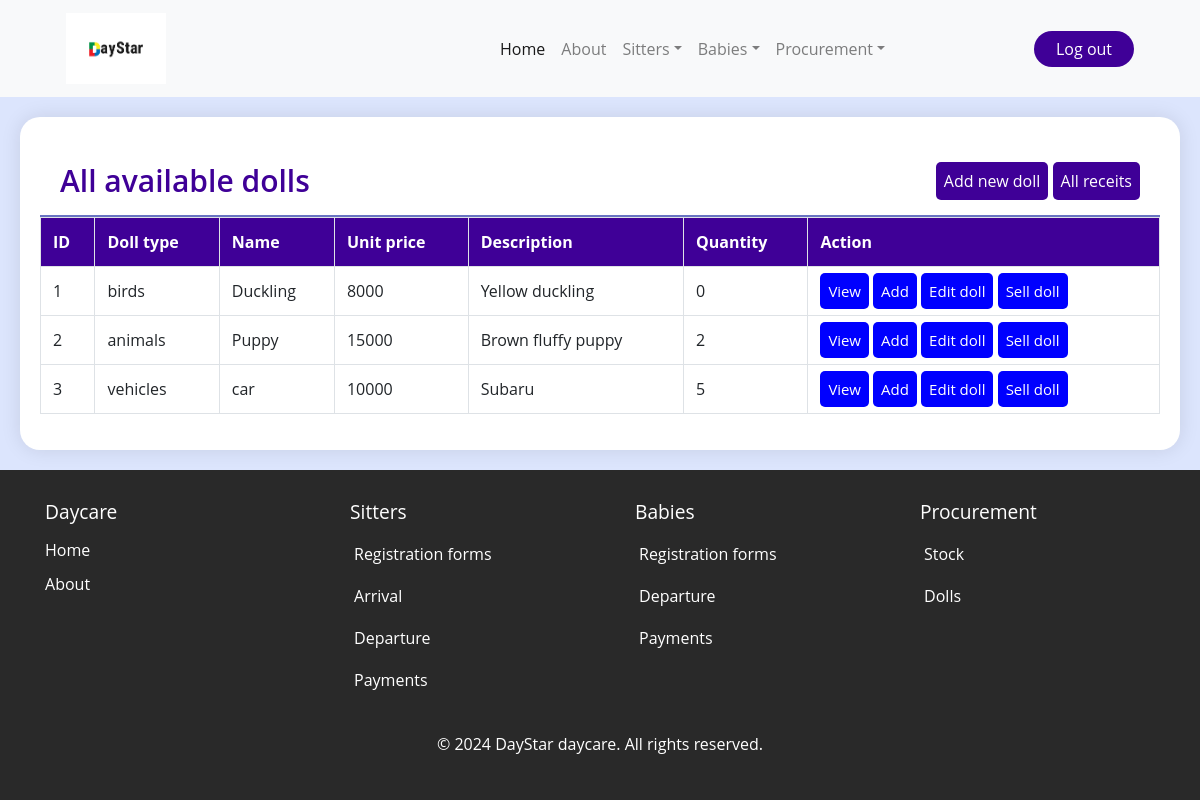
The app's page /doll_list/ (signed in), older data.
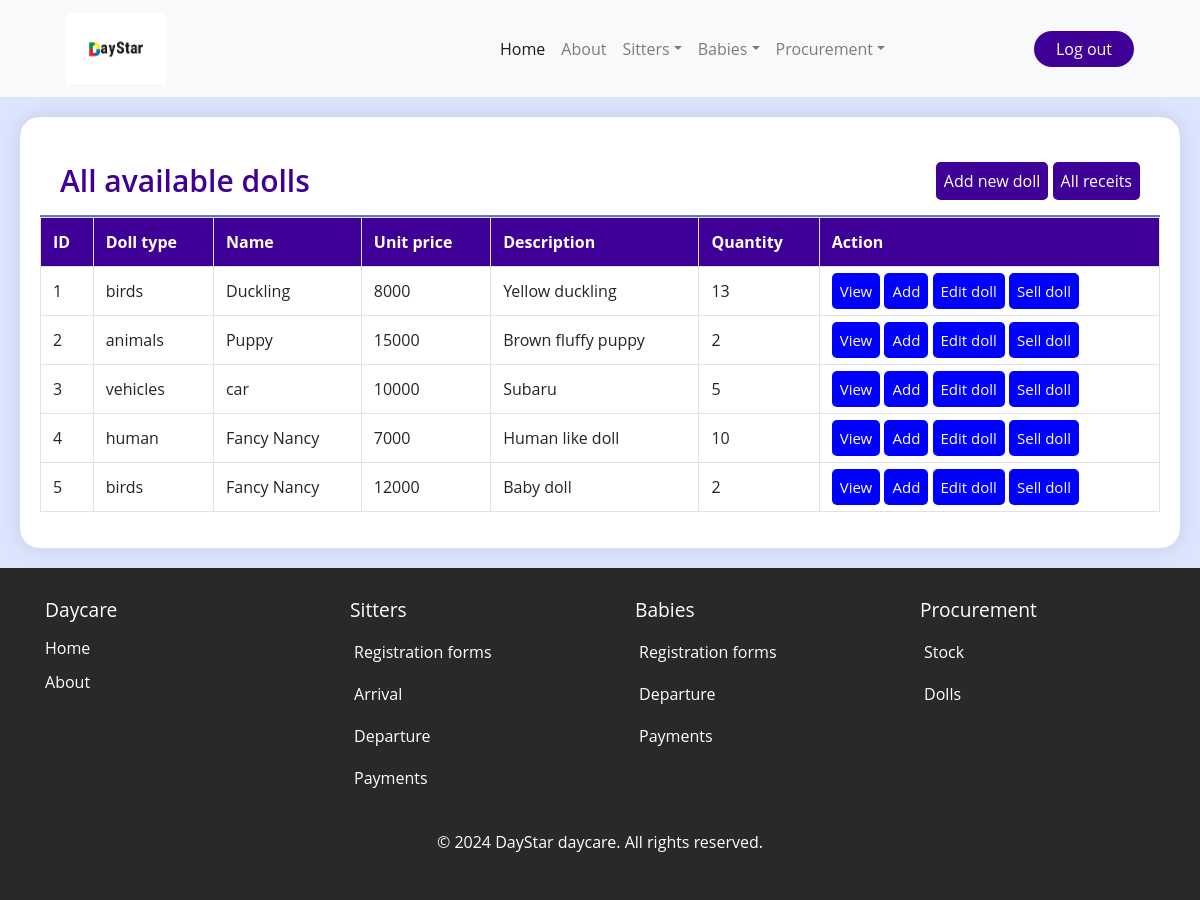
The same page, newer data.
### daystarApp/models.py (models this page shows, shortened)
class Doll(models.Model):
    doll_id = models.AutoField(primary_key=True)
    doll_type = models.CharField(choices=[('birds', 'Birds'),('animals', 'Animals'),('vehicles','Vehicles'),('human','Human'),('other','Other')], max_length=20)
    doll_name = models.CharField( max_length=20)
    doll_price = models.IntegerField( null=True, blank=True, default=0)
    doll_description = models.TextField( max_length=30, blank=True, null=True)
    doll_quantity = models.IntegerField( null=True, blank=True, default=0)

### daystarApp/views.py (the view)
# urls.py: path('doll_list/', views.doll_list, name='doll_list'),
@login_required
def doll_list(request):
    dolls_list = Doll.objects.all()
    return render(request, 'daystarApp/doll_list.html', {'dolls_list':dolls_list})

### daystarApp/templates/daystarApp/doll_list.html (shortened to what this page needs)
{% extends 'daystarApp/base.html' %}
{% load static %}
{% block content %}
<div class="table-container">
    <div class="report-header">
        <h1 class="recent-Articles">All available dolls</h1>
        <div>
        <a href="{% url 'add_doll' %}" class="btn-primary">Add new doll</a>
        <a href="{% url 'doll_receipt' %}" class="btn-primary">All receits</a>
        </div>
    </div>
    <div class="table-responsive">
        <table class="table table-bordered table-hover">
            <thead>
                <tr>
                    <th scope="col">ID</th>
                    <th scope="col">Doll type</th>
                    <th scope="col">Name</th>
                    <th scope="col">Unit price</th>
                    <th scope="col">Description</th>
                    <th scope="col">Quantity</th>
                    <th scope="col">Action</th>
                </tr>
            </thead>
            <tbody>
                {% for doll in dolls_list %}
                <tr style="background-color: white;">
                    <td>{{ doll.doll_id }}</td>
                    <td>{{ doll.doll_type }}</td>
                    <td>{{ doll.doll_name }}</td>
                    <td>{{ doll.doll_price }}</td>
                    <td>{{ doll.doll_description }}</td>
                    <td>{{ doll.doll_quantity }}</td>
                    <td>
                        <a href="{% url 'doll_view' id=doll.doll_id %}" class="view" id="vie">View</a>
                        <a href="{% url 'add_one_doll' id=doll.doll_id %}" class="view" id="vie">Add</a>
                        <a href="{% url 'doll_edit' id=doll.doll_id %}" class="view" id="vie">Edit doll</a>
                        <a href="{% url 'doll_pay' id=doll.doll_id %}" class="view" id="vie">Sell doll</a>
                    </td>
                </tr>
                {% endfor %}
            </tbody>
        </table>
    </div>
</div>
{% endblock %}

### daystarApp/templates/daystarApp/base.html (shortened to what this page needs)
{% load static %}
<!DOCTYPE html>
<html lang="en">
<head>
  <link rel="stylesheet" href="https://cdn.jsdelivr.net/npm/bootstrap@4.4.1/dist/css/bootstrap.min.css"
>
  <link rel="stylesheet" href="{% static 'css/base.css' %}">
  <link rel="stylesheet" href="{% static 'css/home.css' %}">
  <link rel="stylesheet" href="{% static 'css/home1.css' %}">
  <link rel="stylesheet" href="path/to/font-awesome/css/font-awesome.min.css">
</head>
<body>
     <nav class="navbar navbar-expand-lg navbar-light bg-light">
    <a class="navbar-brand" style="margin-left: 50px;" href="#"><img src="{% static 'css/images/logo3.png' %}"
        style="width: 100px;" alt=""></a>
    <div class="collapse navbar-collapse" id="navbarNav">
      <ul class="navbar-nav" style="margin-left: 300px; padding: 10px;">
        <li class="nav-item active">
          <a class="nav-link" href="{% url 'home' %}">Home <span class="sr-only">(current)</span></a>
        </li>
        <li class="nav-item">
          <a class="nav-link" href="{% url 'about_us' %}">About</a>
        </li>
        <li class="nav-item  dropdown">
          <a class="nav-link dropdown-toggle" href="#" id="navbarDropdown1" role="button" data-toggle="dropdown"
            aria-haspopup="true" aria-expanded="false">Sitters</a>
        </li>
        <li class="nav-item dropdown">
          <a class="nav-link dropdown-toggle" href="#" id="navbarDropdown2" role="button" data-toggle="dropdown"
            aria-haspopup="true" aria-expanded="false">Babies</a>
        </li>
        <li class="nav-item dropdown">
          <a class="nav-link dropdown-toggle" href="#" id="navbarDropdown3" role="button" data-toggle="dropdown"
            aria-haspopup="true" aria-expanded="false">Procurement</a>
        </li>
      </ul>
    </div>
    <a href=" {% url "index" %} " class="split" style="margin-right: 50px; padding: 6px; border: 10px ; border-radius: 20px; width: 100px;
        text-align: center;  background:#3f0097; color: white;  text-decoration: none;">Log out</a>
  </nav>
    {% block content %}
    {% endblock %}
    <footer>
      <div class="container">
        <div class="row">
          <div class="col-md-3">
            <h3>Daycare</h3>
            <ul>
              <li><a href="{% url 'home' %}">Home</a></li>
              <li><a href="{% url 'about_us' %}">About</a></li>
            </ul>
          </div>
          <div class="col-md-3">
            <h3 style="margin-left:20px;">Sitters</h3>
            <ul>
              <li><a class="dropdown-item" style="color:white;" href="{% url 'sit_reg_form' %}">Registration forms</a></li>
              <li><a class="dropdown-item" style="color:white;" href="{% url 'sit_arrival' %}">Arrival</a></li>
              <li><a class="dropdown-item" style="color:white;" href="{% url 'baby_depart' %}">Departure</a></li>
              <li><a class="dropdown-item" style="color:white;" href="{% url 'sit_payments' %}">Payments</a></li>
            </ul>
          </div>
          <div class="col-md-3">
            <h3 style="margin-left:20px;">Babies</h3>
            <ul>
              <li><a class="dropdown-item" style="color:white;" href="{%  url 'beb_reg_form' %}">Registration forms</a></li>
              <li><a class="dropdown-item" style="color:white;" href="{% url 'baby_depart' %}">Departure</a></li>
              <li> <a class="dropdown-item" style="color:white;" href="{% url 'baby_pay' %}">Payments</a></li>
            </ul>
          </div>
          <div class="col-md-3">
            <h3 style="margin-left:20px;">Procurement</h3>
            <ul>
              <li><a class="dropdown-item" style="color:white;" href="{% url 'stock_list' %}">Stock</a></li>
              <li><a class="dropdown-item" style="color:white;" href="{% url 'doll_list' %}">Dolls</a></li>
            </ul>
          </div>
        </div>
      </div>
      <div class="copyright">
        <p>&copy; 2024 DayStar daycare. All rights reserved.</p>
      </div>
    </footer>
</body>
</html>

### static/css/base.css (style rules this page uses)
footer { background-color: #292929; color: #fff; padding: 30px 0; }
footer h3 { margin-bottom: 15px; font-size: 1.2em; }
footer ul { list-style: none; padding: 0; }
footer ul li { margin-bottom: 10px; }
footer a { color: inherit; text-decoration: none; }
footer .copyright { text-align: center; margin-top: 20px; }

### static/css/home.css (style rules this page uses)
* { margin: 0; padding: 0; box-sizing: border-box; font-family: "Open Sans", Helvetica, Arial, sans-serif; }
:root { --background-color1: #fafaff; --background-color2: #ffffff; --background-color3: #ededed; --background-color4: #cad7fda4; --primary-color: #4b49ac; --secondary-color: #0c007d; --Border-color: #3f0097; --one-use-color: #3f0097; --two-use-color: #5500cb; }
body { background-color: var(--background-color4); max-width: 100%; overflow-x: hidden; }
.report-header { height: 80px; width: 100%; display: flex; align-items: center; justify-content: space-between; padding: 20px 20px 10px 20px; border-bottom: 2px solid rgba(0, 20, 151, 0.59); }
.recent-Articles { font-size: 30px; font-weight: 600; color: #5500cb; }
.view { height: 35px; width: 90px; border-radius: 8px; background-color: #5500cb; color: white; font-size: 15px; border: none; cursor: pointer; }

### daystarApp/templates/daystarApp/doll_list.html (style rules this page uses)
.table-container { box-shadow: 0 0 20px rgba(0, 0, 0, 0.1); overflow-x: auto; max-width: 100%; margin: 20px; padding: 20px; background-color: white; border-radius: 20px; }
.table-responsive { overflow-x: auto; }
.report-header { display: flex; justify-content: space-between; align-items: center; margin-bottom: 0px; }
.report-header h1 { color: #3f0097; margin: 0; }
.btn-primary, .view { padding: 8px; background-color: #3f0097; color: white; border: none; border-radius: 5px; cursor: pointer; text-decoration: none; }
.table thead { background-color: #3f0097; color: white; }
.table thead th { border-bottom: none; }
#vie { color: white; background-color: blue; border: none; border-radius: 5px; cursor: pointer; text-decoration: none; }

Row changes from the older to the newer data that the page shows:
changed Doll "Duckling": doll_quantity "0" → "13"
added Doll: doll_id "4", doll_type "human", doll_name "Fancy Nancy", doll_price "7000", doll_description "Human like doll", doll_quantity "10"
added Doll: doll_id "5", doll_type "birds", doll_name "Fancy Nancy", doll_price "12000", doll_description "Baby doll", doll_quantity "2"
